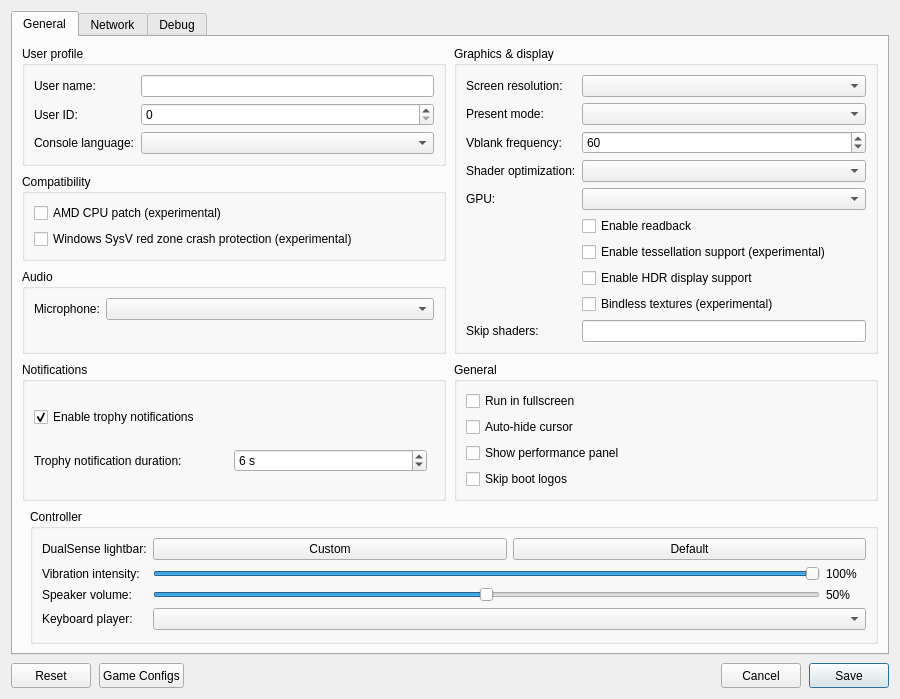
<?xml version="1.0" encoding="UTF-8"?>
<ui version="4.0">
 <class>ConfigurationEditDialog</class>
 <widget class="QDialog" name="ConfigurationEditDialog">
  <property name="geometry">
   <rect>
    <x>0</x>
    <y>0</y>
    <width>900</width>
    <height>620</height>
   </rect>
  </property>
  <property name="windowTitle">
   <string>Settings</string>
  </property>
  <property name="locale">
   <locale language="English" country="UnitedStates"/>
  </property>
  <layout class="QVBoxLayout" name="dialogLayout">
   <property name="spacing"><number>8</number></property>
   <item>
    <widget class="QTabWidget" name="settings_tabs">
     <property name="currentIndex"><number>0</number></property>
     <widget class="QWidget" name="settings_tab">
      <attribute name="title"><string>General</string></attribute>
      <layout class="QGridLayout" name="gridLayout">
       <property name="horizontalSpacing">
        <number>8</number>
       </property>
       <property name="verticalSpacing">
        <number>8</number>
       </property>
       <item row="0" column="0" colspan="2">
        <layout class="QGridLayout" name="sectionsLayout" columnstretch="1,1">
         <property name="horizontalSpacing">
          <number>8</number>
         </property>
         <property name="verticalSpacing">
          <number>8</number>
         </property>
         <item row="0" column="0">
          <widget class="QGroupBox" name="user_profile_group">
           <property name="title">
            <string>User profile</string>
           </property>
           <layout class="QFormLayout" name="userProfileLayout">
            <property name="fieldGrowthPolicy">
             <enum>QFormLayout::AllNonFixedFieldsGrow</enum>
            </property>
            <item row="0" column="0">
             <widget class="QLabel" name="label_user_name">
              <property name="text"><string>User name:</string></property>
             </widget>
            </item>
            <item row="0" column="1">
             <widget class="MandatoryLineEdit" name="lineEdit_user_name">
              <property name="toolTip"><string>Local user name exposed to games</string></property>
              <property name="clearButtonEnabled"><bool>true</bool></property>
             </widget>
            </item>
            <item row="1" column="0">
             <widget class="QLabel" name="label_user_id">
              <property name="text"><string>User ID:</string></property>
             </widget>
            </item>
            <item row="1" column="1">
             <widget class="QSpinBox" name="spinBox_user_id">
              <property name="toolTip"><string>Local user ID exposed to games</string></property>
             </widget>
            </item>
            <item row="2" column="0">
             <widget class="QLabel" name="label_console_language">
              <property name="text"><string>Console language:</string></property>
             </widget>
            </item>
            <item row="2" column="1">
             <widget class="QComboBox" name="comboBox_console_language">
              <property name="toolTip"><string>Language</string></property>
             </widget>
            </item>
           </layout>
          </widget>
         </item>
         <item row="2" column="0">
          <widget class="QGroupBox" name="audio_group">
           <property name="title"><string>Audio</string></property>
           <layout class="QFormLayout" name="audioLayout">
            <property name="fieldGrowthPolicy">
             <enum>QFormLayout::AllNonFixedFieldsGrow</enum>
            </property>
            <item row="0" column="0">
             <widget class="QLabel" name="label_audio_input_device">
              <property name="text"><string>Microphone:</string></property>
             </widget>
            </item>
            <item row="0" column="1">
             <widget class="QComboBox" name="comboBox_audio_input_device"/>
            </item>
           </layout>
          </widget>
         </item>
         <item row="0" column="1" rowspan="3">
          <widget class="QGroupBox" name="graphics_group">
           <property name="title">
            <string>Graphics &amp;&amp; display</string>
           </property>
           <layout class="QFormLayout" name="graphicsLayout">
            <property name="fieldGrowthPolicy">
             <enum>QFormLayout::AllNonFixedFieldsGrow</enum>
            </property>
            <item row="0" column="0">
             <widget class="QLabel" name="label_screen_resolution">
              <property name="text"><string>Screen resolution:</string></property>
             </widget>
            </item>
            <item row="0" column="1">
             <widget class="QComboBox" name="comboBox_screen_resolution">
              <property name="toolTip"><string>Window resolution</string></property>
             </widget>
            </item>
            <item row="1" column="0">
             <widget class="QLabel" name="label_present_mode">
              <property name="text"><string>Present mode:</string></property>
             </widget>
            </item>
            <item row="1" column="1">
             <widget class="QComboBox" name="comboBox_present_mode">
              <property name="toolTip"><string>Vulkan swapchain presentation mode</string></property>
             </widget>
            </item>
            <item row="2" column="0">
             <widget class="QLabel" name="label_vblank_frequency">
              <property name="text"><string>Vblank frequency:</string></property>
             </widget>
            </item>
            <item row="2" column="1">
             <widget class="QSpinBox" name="spinBox_vblank_frequency">
              <property name="toolTip"><string>Virtual display refresh rate used for frame pacing</string></property>
              <property name="minimum"><number>30</number></property>
              <property name="maximum"><number>360</number></property>
              <property name="value"><number>60</number></property>
             </widget>
            </item>
            <item row="3" column="0">
             <widget class="QLabel" name="label_shader_optimization">
              <property name="text"><string>Shader optimization:</string></property>
             </widget>
            </item>
            <item row="3" column="1">
             <widget class="QComboBox" name="comboBox_shader_optimization_type">
              <property name="toolTip"><string>Optimize shaders for code size or performance</string></property>
             </widget>
            </item>
            <item row="4" column="0">
             <widget class="QLabel" name="label_gpu">
              <property name="text"><string>GPU:</string></property>
             </widget>
            </item>
            <item row="4" column="1">
             <widget class="QComboBox" name="comboBox_gpu">
              <property name="toolTip"><string>Graphics device used by the emulator</string></property>
             </widget>
            </item>
            <item row="5" column="1">
             <widget class="QCheckBox" name="checkBox_readback">
              <property name="toolTip"><string>Read back writable linear images</string></property>
              <property name="text"><string>Enable readback</string></property>
             </widget>
            </item>
            <item row="6" column="1">
             <widget class="QCheckBox" name="checkBox_tessellation">
              <property name="toolTip"><string>Draw tessellated geometry. Disabled by default; unsupported tessellation may cause crashes.</string></property>
              <property name="text"><string>Enable tessellation support (experimental)</string></property>
             </widget>
            </item>
            <item row="7" column="1">
             <widget class="QCheckBox" name="checkBox_hdr">
              <property name="toolTip"><string>Enable HDR10 output for supported games. Requires HDR enabled on the host display.</string></property>
              <property name="text"><string>Enable HDR display support</string></property>
             </widget>
            </item>
            <item row="8" column="1">
             <widget class="QCheckBox" name="checkBox_bindless">
              <property name="toolTip"><string>Sample heap-indexed textures through bindless descriptor arrays instead of enumerating them per draw.</string></property>
              <property name="text"><string>Bindless textures (experimental)</string></property>
             </widget>
            </item>
            <item row="9" column="0">
             <widget class="QLabel" name="label_skip_shaders">
              <property name="text"><string>Skip shaders:</string></property>
             </widget>
            </item>
            <item row="9" column="1">
             <widget class="QLineEdit" name="lineEdit_skip_shaders">
              <property name="toolTip"><string>Guest shader hashes (hex, comma-separated) whose draws and dispatches are left out</string></property>
              <property name="clearButtonEnabled"><bool>true</bool></property>
             </widget>
            </item>
           </layout>
          </widget>
         </item>
         <item row="3" column="0">
          <widget class="QGroupBox" name="notifications_group">
           <property name="title"><string>Notifications</string></property>
           <layout class="QVBoxLayout" name="notificationsLayout">
            <item>
             <widget class="QCheckBox" name="checkBox_trophy_notifications">
              <property name="toolTip"><string>Show trophy unlock notifications and play their sound.
    To use your own sound, replace the emulator's assets/sounds/trophy-unlock.wav with a WAV file and restart the game.</string></property>
              <property name="text"><string>Enable trophy notifications</string></property>
              <property name="checked"><bool>true</bool></property>
             </widget>
            </item>
            <item>
             <layout class="QHBoxLayout" name="trophyDurationLayout">
              <item>
               <widget class="QLabel" name="label_trophy_duration">
                <property name="text"><string>Trophy notification duration:</string></property>
               </widget>
              </item>
              <item>
               <widget class="QSpinBox" name="spinBox_trophy_duration">
                <property name="toolTip"><string>How long each trophy unlock notification stays on screen.</string></property>
                <property name="suffix"><string> s</string></property>
                <property name="minimum"><number>5</number></property>
                <property name="maximum"><number>10</number></property>
                <property name="value"><number>6</number></property>
               </widget>
              </item>
              <item>
               <spacer name="trophyDurationSpacer">
                <property name="orientation"><enum>Qt::Horizontal</enum></property>
               </spacer>
              </item>
             </layout>
            </item>
           </layout>
          </widget>
         </item>
         <item row="3" column="1">
          <widget class="QGroupBox" name="general_group">
           <property name="title"><string>General</string></property>
           <layout class="QVBoxLayout" name="generalLayout">
            <item>
             <widget class="QCheckBox" name="checkBox_fullscreen">
              <property name="toolTip"><string>Run in borderless desktop fullscreen</string></property>
              <property name="text"><string>Run in fullscreen</string></property>
             </widget>
            </item>
            <item>
             <widget class="QCheckBox" name="checkBox_hide_cursor">
              <property name="toolTip"><string>Hide the host cursor after 2 seconds without mouse activity</string></property>
              <property name="text"><string>Auto-hide cursor</string></property>
             </widget>
            </item>
            <item>
             <widget class="QCheckBox" name="checkBox_perf_overlay">
              <property name="toolTip"><string>Show FPS, frame times, CPU/GPU usage, RAM and memory pressure in the game window. Press F2 (Cmd+P on macOS) to toggle it, and add Shift for the detailed view.</string></property>
              <property name="text"><string>Show performance panel</string></property>
             </widget>
            </item>
            <item>
             <widget class="QCheckBox" name="checkBox_skip_notice_screen">
              <property name="toolTip"><string>Skip startup logos and notices in supported games.</string></property>
              <property name="text"><string>Skip boot logos</string></property>
             </widget>
            </item>
           </layout>
          </widget>
         </item>
         <item row="1" column="0">
          <widget class="QGroupBox" name="compatibility_group">
           <property name="title">
            <string>Compatibility</string>
           </property>
           <layout class="QVBoxLayout" name="compatibilityLayout">
            <item>
             <widget class="QCheckBox" name="checkBox_amd_cpu">
              <property name="toolTip"><string>Patch CPU instructions that differ between AMD and the host CPU.</string></property>
              <property name="text"><string>AMD CPU patch (experimental)</string></property>
             </widget>
            </item>
            <item>
             <widget class="QCheckBox" name="checkBox_red_zone_protection">
              <property name="toolTip"><string>Helps prevent crashes in some games on Windows</string></property>
              <property name="text"><string>Windows SysV red zone crash protection (experimental)</string></property>
             </widget>
            </item>
           </layout>
          </widget>
         </item>
        </layout>
       </item>
       <item row="1" column="1">
        <widget class="QGroupBox" name="controller_group">
         <property name="title"><string>Controller</string></property>
         <layout class="QFormLayout" name="controllerLayout">
          <property name="fieldGrowthPolicy"><enum>QFormLayout::AllNonFixedFieldsGrow</enum></property>
          <item row="0" column="0">
           <widget class="QLabel" name="label_controller_color">
            <property name="text"><string>DualSense lightbar:</string></property>
           </widget>
          </item>
          <item row="0" column="1">
           <layout class="QHBoxLayout" name="controllerColorLayout">
            <item>
             <widget class="QPushButton" name="button_controller_color">
              <property name="toolTip"><string>Choose and preview a fixed LED color. Bluetooth DualSense may take several seconds to update.</string></property>
              <property name="text"><string>Custom</string></property>
             </widget>
            </item>
            <item>
             <widget class="QPushButton" name="button_controller_color_reset">
              <property name="toolTip"><string>Let the game control the lightbar</string></property>
              <property name="text"><string>Default</string></property>
             </widget>
            </item>
           </layout>
          </item>
          <item row="1" column="0">
           <widget class="QLabel" name="label_controller_vibration">
            <property name="text"><string>Vibration intensity:</string></property>
           </widget>
          </item>
          <item row="1" column="1">
           <layout class="QHBoxLayout" name="controllerVibrationLayout">
            <item>
             <widget class="QSlider" name="slider_controller_vibration">
              <property name="toolTip"><string>Scale DualSense vibration over USB and Bluetooth</string></property>
              <property name="maximum"><number>100</number></property>
              <property name="value"><number>100</number></property>
              <property name="orientation"><enum>Qt::Horizontal</enum></property>
             </widget>
            </item>
            <item>
             <widget class="QLabel" name="label_controller_vibration_value">
              <property name="minimumSize"><size><width>40</width><height>0</height></size></property>
              <property name="text"><string>100%</string></property>
             </widget>
            </item>
           </layout>
          </item>
          <item row="2" column="0">
           <widget class="QLabel" name="label_controller_volume">
            <property name="text"><string>Speaker volume:</string></property>
           </widget>
          </item>
          <item row="2" column="1">
           <layout class="QHBoxLayout" name="controllerVolumeLayout">
            <item>
             <widget class="QSlider" name="slider_controller_volume">
              <property name="toolTip"><string>Scale the DualSense speaker over USB and Bluetooth. 50% is the previous default; 100% adds 6 dB of gain.</string></property>
              <property name="maximum"><number>100</number></property>
              <property name="value"><number>50</number></property>
              <property name="orientation"><enum>Qt::Horizontal</enum></property>
             </widget>
            </item>
            <item>
             <widget class="QLabel" name="label_controller_volume_value">
              <property name="minimumSize"><size><width>40</width><height>0</height></size></property>
              <property name="text"><string>50%</string></property>
             </widget>
            </item>
           </layout>
          </item>
          <item row="3" column="0">
           <widget class="QLabel" name="label_keyboard_player">
            <property name="text"><string>Keyboard player:</string></property>
           </widget>
          </item>
          <item row="3" column="1">
           <widget class="QComboBox" name="comboBox_keyboard_player">
            <property name="toolTip"><string>Gamepads fill the remaining players in connection order. Every player uses the same input mapping.</string></property>
           </widget>
          </item>
         </layout>
        </widget>
       </item>
      </layout>
     </widget>
     <widget class="QWidget" name="network_tab">
      <attribute name="title"><string>Network</string></attribute>
      <layout class="QVBoxLayout" name="networkTabLayout">
       <item>
        <widget class="QCheckBox" name="checkBox_network_connected">
         <property name="toolTip"><string>Let games use your computer's local network connection.</string></property>
         <property name="text"><string>Enable network connection</string></property>
        </widget>
       </item>
       <item>
        <spacer name="networkSpacer">
         <property name="orientation"><enum>Qt::Vertical</enum></property>
         <property name="sizeHint" stdset="0"><size><width>20</width><height>40</height></size></property>
        </spacer>
       </item>
      </layout>
     </widget>
     <widget class="QWidget" name="debug_tab">
      <attribute name="title"><string>Debug</string></attribute>
      <layout class="QVBoxLayout" name="debugTabLayout">
       <item>
        <widget class="QGroupBox" name="debug_group">
         <property name="title">
          <string>Debugging &amp;&amp; logs</string>
         </property>
         <layout class="QGridLayout" name="debugLayout" columnstretch="0,1,0,1">
          <property name="horizontalSpacing"><number>8</number></property>
          <property name="verticalSpacing"><number>6</number></property>
          <item row="0" column="0" colspan="2">
           <widget class="QCheckBox" name="checkBox_vulkan_validation">
            <property name="toolTip"><string>Enable Vulkan validation layers</string></property>
            <property name="text"><string>Vulkan validation</string></property>
            <property name="checked"><bool>true</bool></property>
           </widget>
          </item>
          <item row="0" column="2" colspan="2">
           <widget class="QCheckBox" name="checkBox_shader_validation">
            <property name="toolTip"><string>Validate SPIR-V binary</string></property>
            <property name="text"><string>Shader validation</string></property>
            <property name="checked"><bool>true</bool></property>
           </widget>
          </item>
          <item row="1" column="0" colspan="2">
           <widget class="QCheckBox" name="checkBox_renderdoc_capture">
            <property name="toolTip"><string>Enable RenderDoc capture</string></property>
            <property name="text"><string>RenderDoc capture</string></property>
           </widget>
          </item>
          <item row="1" column="2" colspan="2">
           <widget class="QCheckBox" name="checkBox_cmd_dump">
            <property name="toolTip"><string>Dump command buffers</string></property>
            <property name="text"><string>Command buffer dump</string></property>
           </widget>
          </item>
          <item row="2" column="0">
           <widget class="QLabel" name="label_shader_log_direction">
            <property name="text"><string>Shader logging:</string></property>
           </widget>
          </item>
          <item row="2" column="1">
           <widget class="QComboBox" name="comboBox_shader_log_direction">
            <property name="toolTip"><string>Dump shaders to file or console window. If enabled may decrease emulator performance</string></property>
           </widget>
          </item>
          <item row="2" column="2">
           <widget class="QLabel" name="label_shader_log_folder">
            <property name="text"><string>Shader log folder:</string></property>
           </widget>
          </item>
          <item row="2" column="3">
           <widget class="MandatoryLineEdit" name="lineEdit_shader_log_folder">
            <property name="toolTip"><string>Specify directory to dump shaders</string></property>
            <property name="clearButtonEnabled"><bool>true</bool></property>
           </widget>
          </item>
          <item row="3" column="0">
           <widget class="QLabel" name="label_printf_direction">
            <property name="text"><string>Printf output:</string></property>
           </widget>
          </item>
          <item row="3" column="1">
           <widget class="QComboBox" name="comboBox_printf_direction">
            <property name="toolTip"><string>Print logs to file or console window. If enabled may decrease emulator performance</string></property>
           </widget>
          </item>
          <item row="3" column="2">
           <widget class="QLabel" name="label_printf_file">
            <property name="text"><string>Printf output file:</string></property>
           </widget>
          </item>
          <item row="3" column="3">
           <widget class="MandatoryLineEdit" name="lineEdit_printf_file">
            <property name="toolTip"><string>Specify file to dump logs</string></property>
            <property name="clearButtonEnabled"><bool>true</bool></property>
           </widget>
          </item>
          <item row="4" column="0">
           <widget class="QCheckBox" name="checkBox_profiler">
            <property name="toolTip"><string>Enable the Tracy profiler. Profiling may decrease emulator performance</string></property>
            <property name="text"><string>Tracy profiler</string></property>
           </widget>
          </item>
          <item row="4" column="2">
           <widget class="QLabel" name="label_cmd_dump_folder">
            <property name="text"><string>Command buffer folder:</string></property>
           </widget>
          </item>
          <item row="4" column="3">
           <widget class="MandatoryLineEdit" name="lineEdit_cmd_dump_folder">
            <property name="toolTip"><string>Specify directory to dump command buffers</string></property>
            <property name="clearButtonEnabled"><bool>true</bool></property>
           </widget>
          </item>
         </layout>
        </widget>
       </item>
       <item>
        <widget class="QGroupBox" name="rendering_compatibility_group">
         <property name="title"><string>Rendering compatibility</string></property>
         <layout class="QVBoxLayout" name="renderingCompatibilityLayout">
          <item>
           <widget class="QLabel" name="label_rendering_compatibility">
            <property name="text"><string>These settings may help with rendering bugs at a slight performance cost.</string></property>
            <property name="wordWrap"><bool>true</bool></property>
           </widget>
          </item>
          <item>
           <widget class="QCheckBox" name="checkBox_sync_raw_image_buffers">
            <property name="toolTip"><string>Can fix missing textures and incorrect transparency (Resident Evil 2).</string></property>
            <property name="text"><string>Accurate texture synchronization</string></property>
           </widget>
          </item>
          <item>
           <widget class="QCheckBox" name="checkBox_support_zmask">
            <property name="toolTip"><string>Can restore missing geometry (High on Life 2).</string></property>
            <property name="text"><string>Support ZMask</string></property>
           </widget>
          </item>
         </layout>
        </widget>
       </item>
       <item>
        <spacer name="debugSpacer">
         <property name="orientation"><enum>Qt::Vertical</enum></property>
         <property name="sizeHint" stdset="0"><size><width>20</width><height>40</height></size></property>
        </spacer>
       </item>
      </layout>
     </widget>
    </widget>
   </item>
   <item>
    <layout class="QHBoxLayout" name="buttonLayout">
     <item>
     <widget class="QPushButton" name="clear_button">
       <property name="minimumSize"><size><width>80</width><height>25</height></size></property>
       <property name="text"><string>Reset</string></property>
       <property name="toolTip"><string>Restore default settings</string></property>
      </widget>
     </item>
     <item>
      <widget class="QPushButton" name="settings_button">
       <property name="minimumSize"><size><width>80</width><height>25</height></size></property>
       <property name="text"><string>Game Configs</string></property>
       <property name="toolTip"><string>Import or export game configs</string></property>
      </widget>
     </item>
     <item>
      <spacer name="buttonSpacer">
       <property name="orientation"><enum>Qt::Horizontal</enum></property>
       <property name="sizeHint" stdset="0"><size><width>40</width><height>20</height></size></property>
      </spacer>
     </item>
     <item>
      <widget class="QPushButton" name="cancel_button">
       <property name="minimumSize"><size><width>80</width><height>25</height></size></property>
       <property name="text"><string>Cancel</string></property>
      </widget>
     </item>
     <item>
      <widget class="QPushButton" name="ok_button">
       <property name="minimumSize"><size><width>80</width><height>25</height></size></property>
       <property name="text"><string>Save</string></property>
       <property name="default"><bool>true</bool></property>
      </widget>
     </item>
    </layout>
   </item>
  </layout>
 </widget>
 <customwidgets>
  <customwidget>
   <class>MandatoryLineEdit</class>
   <extends>QLineEdit</extends>
   <header>mandatoryLineEdit.h</header>
  </customwidget>
 </customwidgets>
 <resources/>
</ui>
